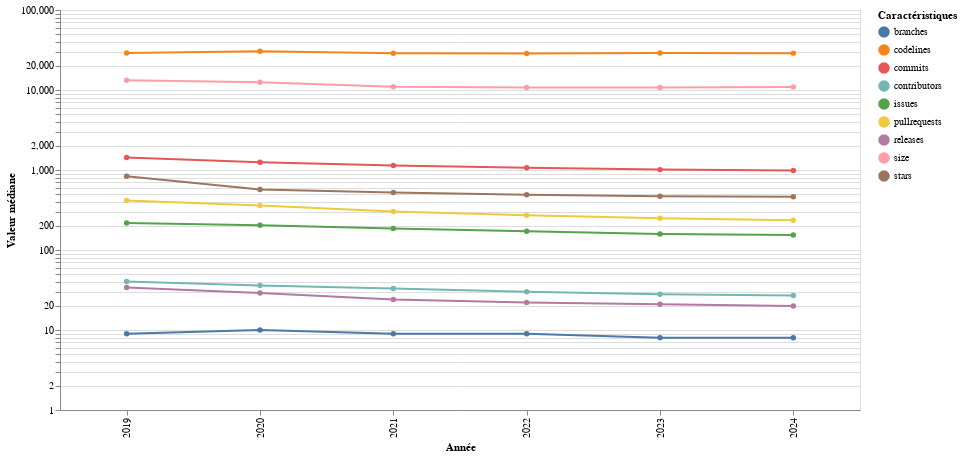

This figure's notebook cell:
### Markdown cell above
## Draw a line chart representing the evolution of the repositories characteristics over the years

### Code cell
data = []

for year, median_values in repositories_characteristics:
    for characteristic, value in median_values.items():
        data.append({
            'Year': year,
            'Characteristic': characteristic,
            'Value': value
        })

df_medians = pd.DataFrame(data)

chart = alt.Chart(df_medians).mark_line(point=True).encode(
    x=alt.X('Year:O', title="Année"),
    y=alt.Y('Value:Q', title="Valeur médiane", scale=alt.Scale(type='log')),
    color=alt.Color('Characteristic:N', title="Caractéristiques"),
    tooltip=['Year', 'Characteristic', 'Value']
).properties(
    width=800,
    height=400
).interactive()

chart.show()
chart.save("../out/charts/median_repo_carac.png")

### Figure 1 — Vega-Lite specification as saved in the notebook (floating-point values rounded to 4 significant figures)
{"config": {"view": {"continuousWidth": 300, "continuousHeight": 300}}, "data": {"name": "data-66d150ba01960c928ae8e61336422707"}, "mark": {"type": "line", "point": true}, "encoding": {"color": {"field": "Characteristic", "title": "Caractéristiques", "type": "nominal"}, "tooltip": [{"field": "Year", "type": "quantitative"}, {"field": "Characteristic", "type": "nominal"}, {"field": "Value", "type": "quantitative"}], "x": {"field": "Year", "title": "Année", "type": "ordinal"}, "y": {"field": "Value", "scale": {"type": "log"}, "title": "Valeur médiane", "type": "quantitative"}}, "height": 400, "params": [{"name": "param_3", "select": {"type": "interval", "encodings": ["x", "y"]}, "bind": "scales"}], "width": 800, "$schema": "https://vega.github.io/schema/vega-lite/v5.20.1.json", "datasets": {"data-66d150ba01960c928ae8e61336422707": [{"Year": 2019, "Characteristic": "commits", "Value": 1432.0}, {"Year": 2019, "Characteristic": "branches", "Value": 9.0}, {"Year": 2019, "Characteristic": "releases", "Value": 34.0}, {"Year": 2019, "Characteristic": "contributors", "Value": 40.5}, {"Year": 2019, "Characteristic": "stars", "Value": 834.5}, {"Year": 2019, "Characteristic": "issues", "Value": 217.0}, {"Year": 2019, "Characteristic": "pullrequests", "Value": 417.0}, {"Year": 2019, "Characteristic": "codelines", "Value": 29020.0}, {"Year": 2019, "Characteristic": "size", "Value": 13230.0}, {"Year": 2020, "Characteristic": "commits", "Value": 1249.0}, {"Year": 2020, "Characteristic": "branches", "Value": 10.0}, {"Year": 2020, "Characteristic": "releases", "Value": 29.0}, {"Year": 2020, "Characteristic": "contributors", "Value": 36.0}, {"Year": 2020, "Characteristic": "stars", "Value": 572.0}, {"Year": 2020, "Characteristic": "issues", "Value": 204.0}, {"Year": 2020, "Characteristic": "pullrequests", "Value": 360.0}, {"Year": 2020, "Characteristic": "codelines", "Value": 30480.0}, {"Year": 2020, "Characteristic": "size", "Value": 12530.0}, {"Year": 2021, "Characteristic": "commits", "Value": 1140.0}, {"Year": 2021, "Characteristic": "branches", "Value": 9.0}, {"Year": 2021, "Characteristic": "releases", "Value": 24.0}, {"Year": 2021, "Characteristic": "contributors", "Value": 33.0}, {"Year": 2021, "Characteristic": "stars", "Value": 522.0}, {"Year": 2021, "Characteristic": "issues", "Value": 186.0}, {"Year": 2021, "Characteristic": "pullrequests", "Value": 303.0}, {"Year": 2021, "Characteristic": "codelines", "Value": 28770.0}, {"Year": 2021, "Characteristic": "size", "Value": 10950.0}, {"Year": 2022, "Characteristic": "commits", "Value": 1065.0}, {"Year": 2022, "Characteristic": "branches", "Value": 9.0}, {"Year": 2022, "Characteristic": "releases", "Value": 22.0}, {"Year": 2022, "Characteristic": "contributors", "Value": 30.0}, {"Year": 2022, "Characteristic": "stars", "Value": 491.0}, {"Year": 2022, "Characteristic": "issues", "Value": 171.0}, {"Year": 2022, "Characteristic": "pullrequests", "Value": 272.0}, {"Year": 2022, "Characteristic": "codelines", "Value": 28660.0}, {"Year": 2022, "Characteristic": "size", "Value": 10710.0}, {"Year": 2023, "Characteristic": "commits", "Value": 1011.0}, {"Year": 2023, "Characteristic": "branches", "Value": 8.0}, {"Year": 2023, "Characteristic": "releases", "Value": 21.0}, {"Year": 2023, "Characteristic": "contributors", "Value": 28.0}, {"Year": 2023, "Characteristic": "stars", "Value": 470.0}, {"Year": 2023, "Characteristic": "issues", "Value": 159.0}, {"Year": 2023, "Characteristic": "pullrequests", "Value": 250.0}, {"Year": 2023, "Characteristic": "codelines", "Value": 28980.0}, {"Year": 2023, "Characteristic": "size", "Value": 10770.0}, {"Year": 2024, "Characteristic": "commits", "Value": 985.0}, {"Year": 2024, "Characteristic": "branches", "Value": 8.0}, {"Year": 2024, "Characteristic": "releases", "Value": 20.0}, {"Year": 2024, "Characteristic": "contributors", "Value": 27.0}, {"Year": 2024, "Characteristic": "stars", "Value": 462.0}, {"Year": 2024, "Characteristic": "issues", "Value": 154.0}, {"Year": 2024, "Characteristic": "pullrequests", "Value": 236.0}, {"Year": 2024, "Characteristic": "codelines", "Value": 28900.0}, {"Year": 2024, "Characteristic": "size", "Value": 10870.0}]}}
